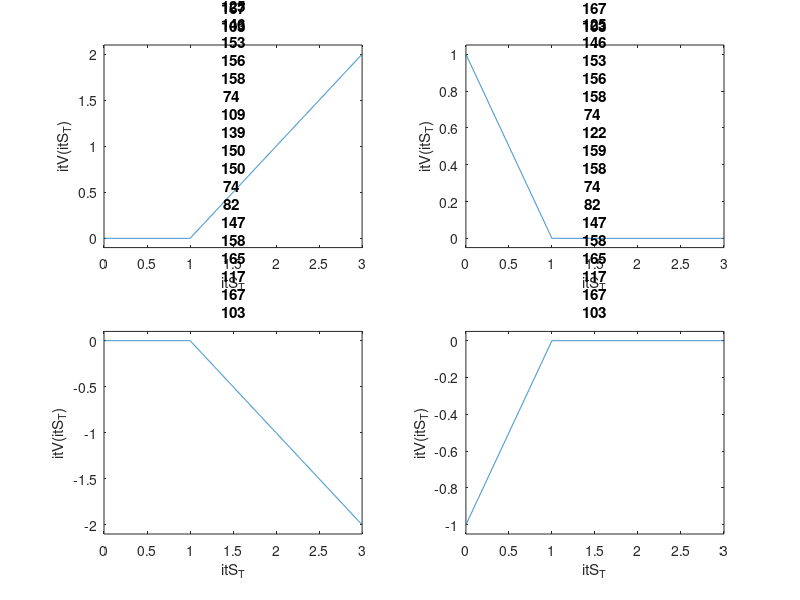
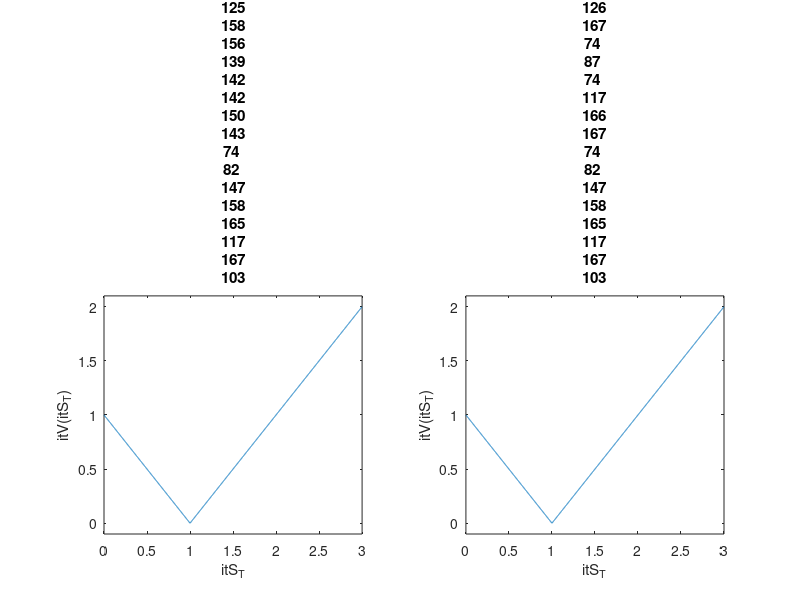
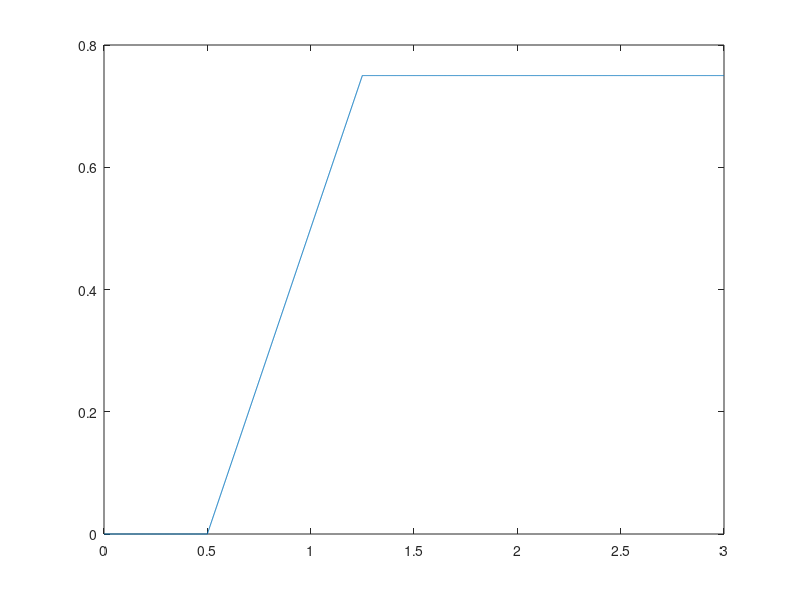

Here is the MATLAB script that generated these plots, in order: (Note: this script raises an error after producing the figures.)
%% Problem Set 1 ECE478 Mark Koszykowski

clc;
clear;
close all;
%% 1

long = @(Dt) Dt;
short = @(Dt) -Dt;

call = @(St, K) (St > K).*(St - K);
put = @(St, K) (K > St).*(K - St);

digi_call = @(St, K) (St > K);
digi_put = @(St, K) (St < K);

St = 0:.001:3;

return_ylim = @(s) [min(s)-.05*(max(s)-min(s)) max(s)+.05*(max(s)-min(s))];


% a

K = 1;

long_call = long(call(St, K));
long_put = long(put(St, K));
short_call = short(call(St, K));
short_put = short(put(St, K));

figure;

subplot(2, 2, 1);
plot(St, long_call);
title("Long Call (\it{K}=" + K + ")")
xlabel("\it{S_{T}}");
ylabel("\it{V}(\it{S_{T}})");
ylim(return_ylim(long_call));

subplot(2, 2, 2);
plot(St, long_put);
title("Long Put (\it{K}=" + K + ")")
xlabel("\it{S_{T}}");
ylabel("\it{V}(\it{S_{T}})");
ylim(return_ylim(long_put));

subplot(2, 2, 3);
plot(St, short_call);
title("Short Call (\it{K}=" + K + ")")
xlabel("\it{S_{T}}");
ylabel("\it{V}(\it{S_{T}})");
ylim(return_ylim(short_call));

subplot(2, 2, 4);
plot(St, short_put);
title("Short Put (\it{K}=" + K + ")")
xlabel("\it{S_{T}}");
ylabel("\it{V}(\it{S_{T}})");
ylim(return_ylim(short_put));


% b

K = 1;

straddle_emp = call(St, K) + put(St, K);
straddle_theo = abs(St - K);

figure;

subplot(1, 2, 1);
plot(St, straddle_emp);
title("Straddle (\it{K}=" + K + ")")
xlabel("\it{S_{T}}");
ylabel("\it{V}(\it{S_{T}})");
ylim(return_ylim(straddle_emp));

subplot(1, 2, 2);
plot(St, straddle_theo);
title("\it{V}(\it{S_{T}}) = \it{|S_{T} - K|} (\it{K}=" + K + ")")
xlabel("\it{S_{T}}");
ylabel("\it{V}(\it{S_{T}})");
ylim(return_ylim(straddle_theo));

assert(isequal(straddle_emp, straddle_theo));


% c

K1 = 0.5;
K2 = 1.25;

assert(K1 < K2);

call_put_spread = long(call(St, K1)) + short(call(St, K2));

figure;
plot(St, call_put_spread);
title("Call-Put Spread (\it{K_{1}}=" + K1 + ", \it{K_{2}}=" + K2 + ")")
xlabel("\it{S_{T}}");
ylabel("\it{V}(\it{S_{T}})");
ylim(return_ylim(call_put_spread));


% d

K1 = 0.5;
K2 = 1.25;

lambda = [1/3, 1/2, 2/3];

assert(K1 < K2);
assert(all(0 < lambda) && all(lambda < 1));

K_star = lambda*K1 + (1-lambda)*K2;

figure;
for i = 1:numel(lambda)

    butterfly = long(lambda(i)*call(St, K1)) + ...
        long((1 - lambda(i))*call(St, K2)) + ...
        short(call(St, K_star(i)));

    subplot(1, 3, i);
    plot(St, butterfly);
    title("Butterfly (\it{K_{1}}=" + K1 + ...
        ", \it{K_{2}}=" + K2 + ...
        ", \it{\lambda}=" + lambda(i) + ...
        ", \it{K*}=" + K_star(i) + ")");
    xlabel("\it{S_{T}}");
    ylabel("\it{V}(\it{S_{T}})");
    ylim(return_ylim(butterfly));
end


% e

K1 = 0.5;
K2 = 1.0;
K3 = 1.5;

assert((K1 < K2) && (K2 < K3));

call_ladder = long(call(St, K1)) + short(call(St, K2)) + short(call(St, K3));

figure;
plot(St, call_ladder);
title("Call Ladder (\it{K_{1}}=" + K1 + ...
    ", \it{K_{2}}=" + K2 + ...
    ", \it{K_{3}}=" + K3 + ")")
xlabel("\it{S_{T}}");
ylabel("\it{V}(\it{S_{T}})");
ylim(return_ylim(call_ladder));


% f

K1 = 0.5;
K2 = 1.25;

assert(K1 < K2);

digi_call_spread = long(digi_call(St, K1)) + short(digi_call(St, K2));

figure;
plot(St, digi_call_spread);
title("Digital Call Spread (\it{K_{1}}=" + K1 + ...
    ", \it{K_{2}}=" + K2 + ")")
xlabel("\it{S_{T}}");
ylabel("\it{V}(\it{S_{T}})");
ylim(return_ylim(digi_call_spread));